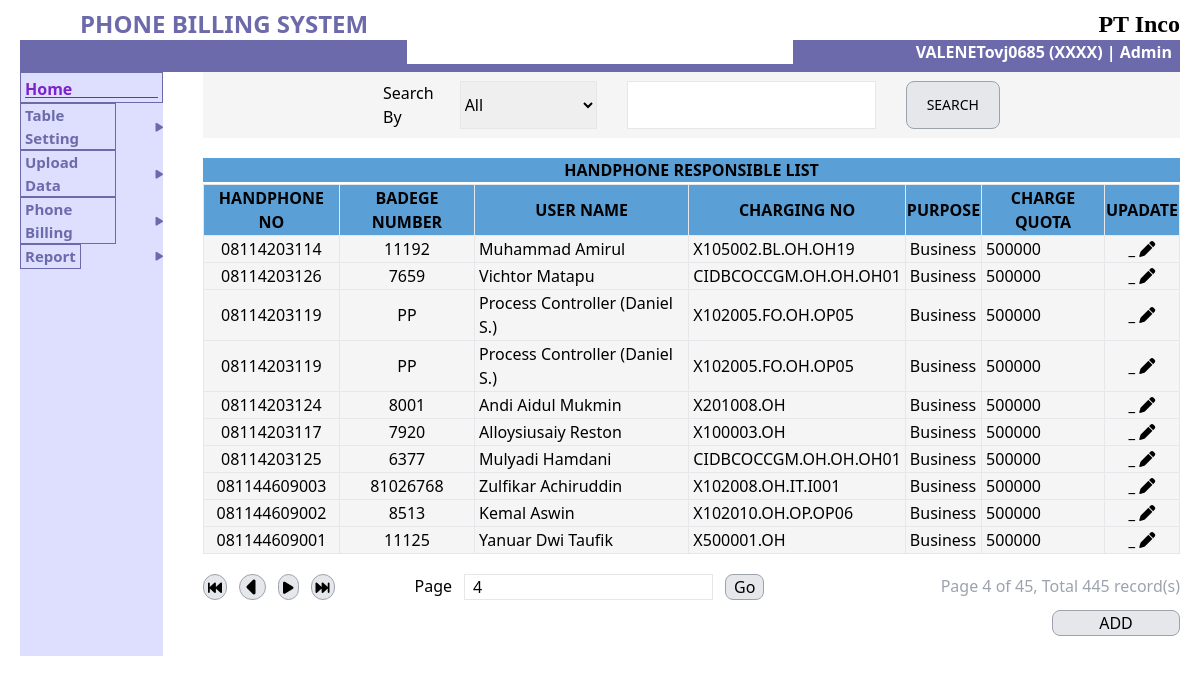
The app's page /pages/table-setting.php?page=4 with its own data.
### tables this page shows
CREATE TABLE `setting` (
  `id` int(11) NOT NULL,
  `handphone_no` varchar(255) NOT NULL,
  `phone_model` varchar(255) NOT NULL,
  `badge_number` varchar(255) NOT NULL,
  `user_name` varchar(255) NOT NULL,
  `charging_selected` varchar(20) NOT NULL,
  `charging_no` varchar(255) NOT NULL,
  `purpose` varchar(255) NOT NULL,
  `charge_quota` varchar(255) NOT NULL
);

### pages/table-setting.php (the view, shortened to what this page needs)
<?php
include('../data/db.php');
$recordsPerPage = 10;
$query = "SELECT * FROM setting";
$res_query = mysqli_query($conn, $query);
$total_data = mysqli_num_rows($res_query);
$total_page = ceil($total_data / $recordsPerPage);
if (isset($_GET['search_option']) && isset($_GET['search_val'])) {
  $search_option = $_GET['search_option'] ?? '';
  $search_val = $_GET['search_val'] ?? '';
  $currentpage = isset($_GET['page']) ? $_GET['page'] : 1;
  $offset = ($currentpage - 1) * $recordsPerPage;
  if ($search_option === 'all') {
    $sql = "SELECT * FROM setting  WHERE handphone_no LIKE '%$search_val%' OR badge_number LIKE '%$search_val%' OR user_name LIKE '%$search_val%' OR charge_quota LIKE '%$search_val%' LIMIT $offset, $recordsPerPage";
    $res = mysqli_query($conn, $sql);
  } else {
    $sql = "SELECT * FROM setting  WHERE {$search_option} LIKE '%$search_val%' LIMIT $offset, $recordsPerPage";
    $res = mysqli_query($conn, $sql);
  }
} else {
  $currentpage = isset($_GET['page']) ? $_GET['page'] : 1;
  $offset = ($currentpage - 1) * $recordsPerPage;
  $sql = "SELECT * FROM setting LIMIT $offset, $recordsPerPage ";
  $res = mysqli_query($conn, $sql);
}
?>
<!DOCTYPE html>
<html lang="en">
<head>
  <link href="../output.css" rel="stylesheet">
  <link rel="stylesheet" href="https://cdnjs.cloudflare.com/ajax/libs/font-awesome/6.0.0-beta3/css/all.min.css">
</head>
<body>
  <?php include('../components/navbar.php') ?>
  <div class="flex gap-10 px-5">
    <?php include('../components/sidebar.php') ?>
    <div class="flex-1">
      <form action="table-setting.php" method="get" class="bg-red-400" style="display: flex;  padding: 9px 180px ; margin-bottom: 20px; gap: 30px; background-color: #F5F5F5;">
        <div style="display: flex; gap: 25px;">
          <label>Search By</label>
          <select name="search_option" class="border focus:outline-black">
            <option value="all">All</option>
          </select>
        </div>
        <input type="text" name="search_val" class="border px-2 focus:outline-black w-[250px]">
        <button type="submit" class="border border-gray-400 bg-gray-200 px-5 rounded-lg text-sm font-medium">SEARCH</button>
      </form>
      <div>
        <div class="bg-[#5A9FD6] text-center font-bold mb-[2px]">HANDPHONE RESPONSIBLE LIST</div>
        <table class="w-full border-collapse border">
          <thead class="text-center" style="background-color: #5A9FD6;">
            <tr>
              <th class="border">HANDPHONE NO</th>
              <th class="border">BADEGE NUMBER </th>
              <th class="border">USER NAME</th>
              <th class="border">CHARGING NO</th>
              <th class="border">PURPOSE</th>
              <th class="border">CHARGE QUOTA</th>
              <th class="border">UPADATE</th>
            </tr>
          </thead>
          <tbody style="background-color: #F5F5F5;">
            <?php
            while ($data = mysqli_fetch_assoc($res)) :
            ?>
              <tr>
                <th class="border font-normal text-center"><?= $data['handphone_no']; ?></th>
                <th class="border  font-normal text-center"><?= $data['badge_number']; ?></th>
                <th class="border  font-normal text-left px-1"><?= $data['user_name']; ?></th>
                <th class="border  font-normal text-left px-1"><?= $data['charging_selected']; ?>
                  <?= $data['charging_no']; ?></th>
                <th class="border  font-normal text-left px-1"><?= $data['purpose']; ?></th>
                <th class="border font-normal text-left px-1"><?= $data['charge_quota']; ?></th>
                <th class="border">
                  <a href="/telephone/pages/form-tablesetting-update.php?id=<?= $data['id']; ?>">
                    _
                    <i class="fa-solid fa-pen"></i>
                  </a>
                </th>
              </tr>
            <?php endwhile; ?>
          </tbody>
        </table>
      </div>
      <div class="py-5 flex justify-between items-start">
        <div class="flex gap-20 items-center">
          <div class="flex gap-3 items-center">
            <a href="?page=<?= $offset == 0 || $currentpage == 2 ? 1 : $currentpage - 2 ?>" class="bg-gray-200 px-1 rounded-full border border-gray-400">
              <i class="fa-solid fa-backward-fast" style="font-size: 14px;"></i>
            </a>
            <a href="?page=<?= $offset == 0 ? 1 : $currentpage - 1 ?>" class="bg-gray-200 rounded-full border border-gray-400">
              <i class="fa-solid fa-caret-left" style="font-size: 24px; width: 25px; display: flex; justify-content: center;"></i>
            </a>
            <a href="?page=<?= $currentpage >= $total_page ? $total_page : $currentpage + 1; ?>" class="bg-gray-200 px-1 rounded-full border border-gray-400">
              <i class="fa-solid fa-play" style="font-size: 14px;"></i>
            </a>
            <a href="?page=<?= $currentpage >= $total_page || $currentpage == $total_page - 1 ? $total_page : $currentpage + 2; ?>" class="bg-gray-200 px-1 rounded-full border border-gray-400">
              <i class="fa-solid fa-forward-fast" style="font-size: 14px;"></i>
            </a>
          </div>
          <form action="table-setting.php" method="get" class="flex gap-3">
            <label>Page</label>
            <input type="number" value="<?= $_GET['page'] ?? '1'; ?>" name="page" class="border px-2">
            <button class="bg-gray-200 px-2 rounded-lg border border-gray-400 font-medium">Go</button>
          </form>
        </div>
        <div class="space-y-3">
          <p class="text-gray-400">Page <?= $currentpage; ?> of <?= $total_page; ?>, Total <?= $total_data ?>
            record(s)
          </p>
          <div class="flex justify-end">
            <a href="/telephone/pages/form-tablesetting-add.php" class="bg-gray-200 border w-32 flex justify-center  border-gray-400 rounded-lg font-medium">ADD</a>
          </div>
        </div>
      </div>
    </div>
  </div>
</body>
</html>

### records on screen
setting: handphone_no "08114203114", badge_number "11192", user_name "Muhammad Amirul", charging_no "X105002.BL.OH.OH19", purpose "Business", charge_quota "500000"
setting: handphone_no "08114203126", badge_number "7659", user_name "Vichtor Matapu", charging_no "CIDBCOCCGM.OH.OH.OH01", purpose "Business", charge_quota "500000"
setting: handphone_no "08114203119", badge_number "PP", user_name "Process Controller (Daniel S.)", charging_no "X102005.FO.OH.OP05", purpose "Business", charge_quota "500000"
setting: handphone_no "08114203119", badge_number "PP", user_name "Process Controller (Daniel S.)", charging_no "X102005.FO.OH.OP05", purpose "Business", charge_quota "500000"
setting: handphone_no "08114203124", badge_number "8001", user_name "Andi Aidul Mukmin", charging_no "X201008.OH", purpose "Business", charge_quota "500000"
setting: handphone_no "08114203117", badge_number "7920", user_name "Alloysiusaiy Reston", charging_no "X100003.OH", purpose "Business", charge_quota "500000"
setting: handphone_no "08114203125", badge_number "6377", user_name "Mulyadi Hamdani", charging_no "CIDBCOCCGM.OH.OH.OH01", purpose "Business", charge_quota "500000"
setting: handphone_no "081144609003", badge_number "81026768", user_name "Zulfikar Achiruddin", charging_no "X102008.OH.IT.I001", purpose "Business", charge_quota "500000"
setting: handphone_no "081144609002", badge_number "8513", user_name "Kemal Aswin", charging_no "X102010.OH.OP.OP06", purpose "Business", charge_quota "500000"
setting: handphone_no "081144609001", badge_number "11125", user_name "Yanuar Dwi Taufik", charging_no "X500001.OH", purpose "Business", charge_quota "500000"

### other values on screen
$currentpage "4"
$total_page "45"
$total_data "445"
